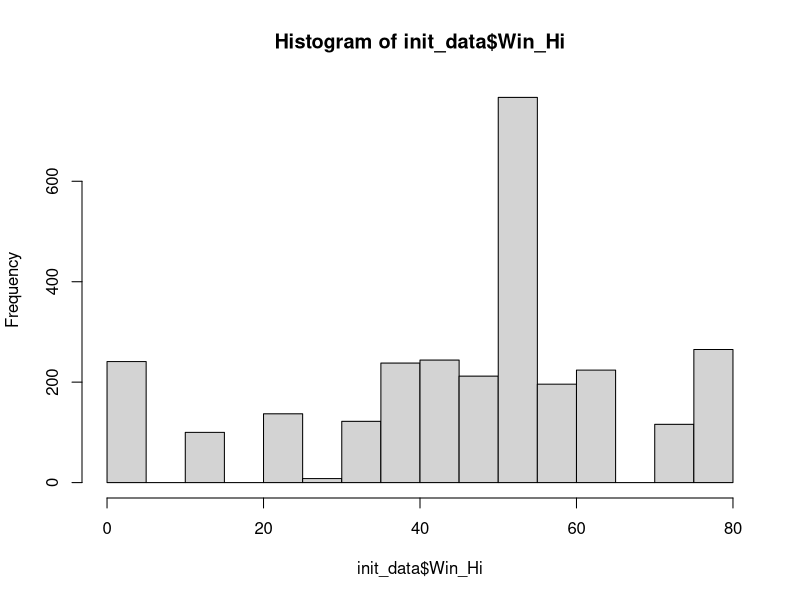
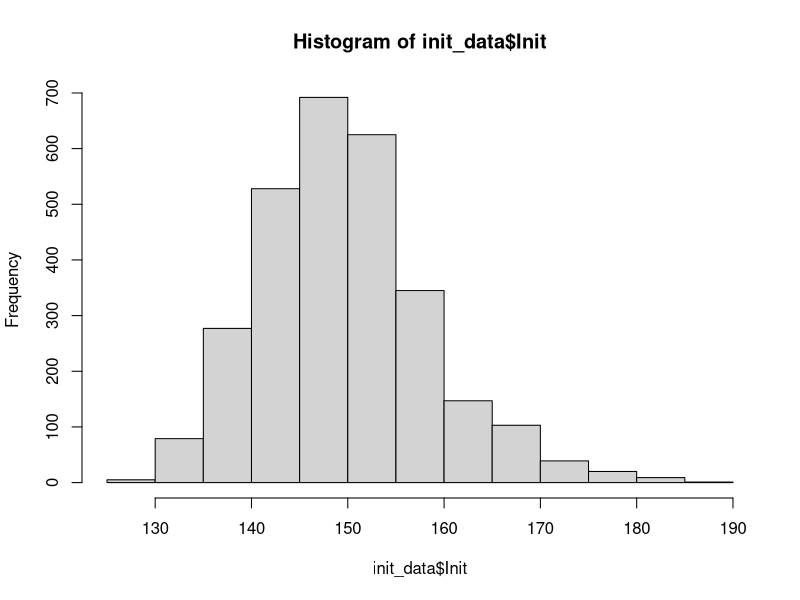
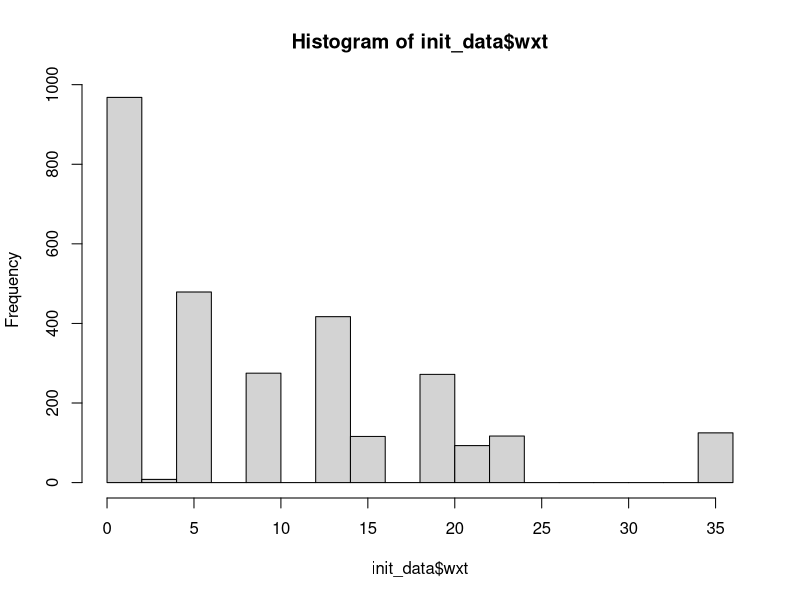
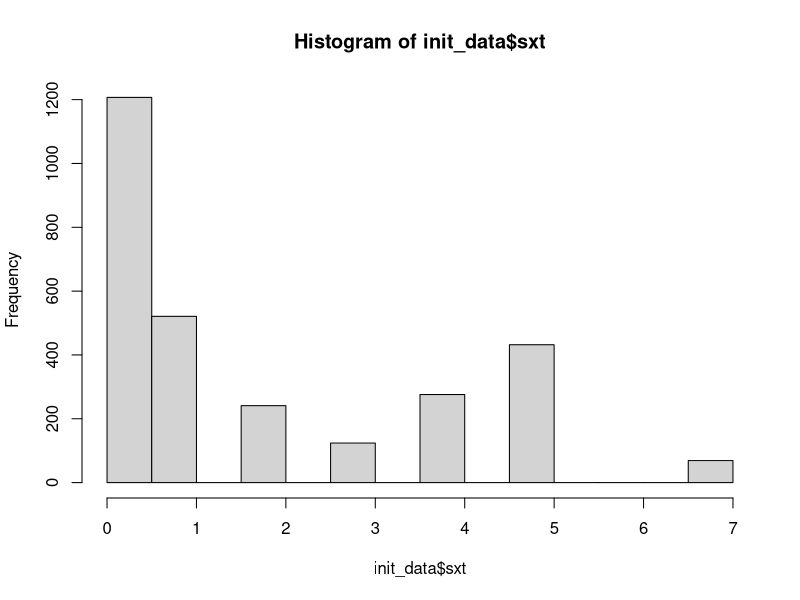
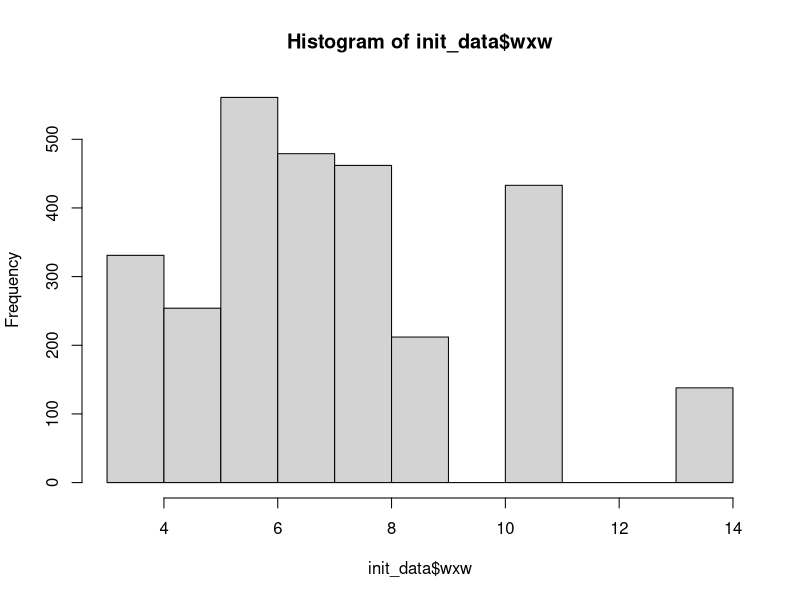
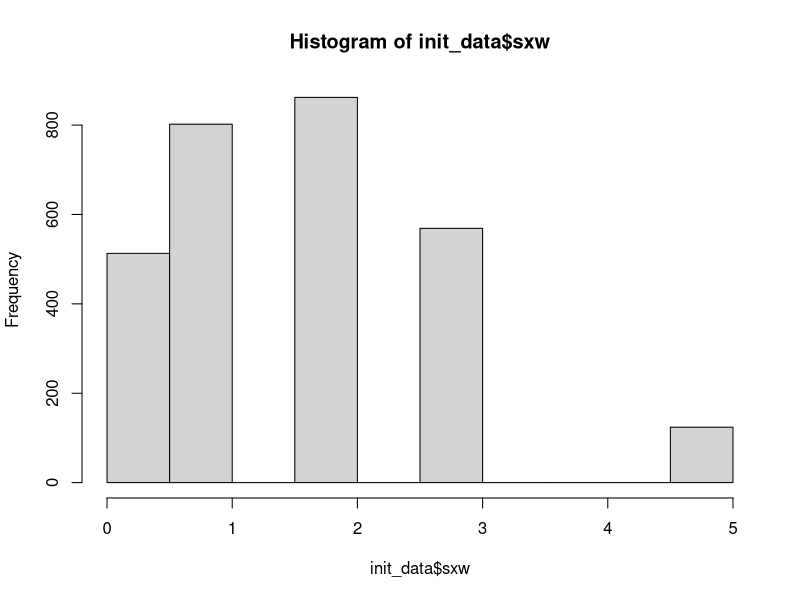
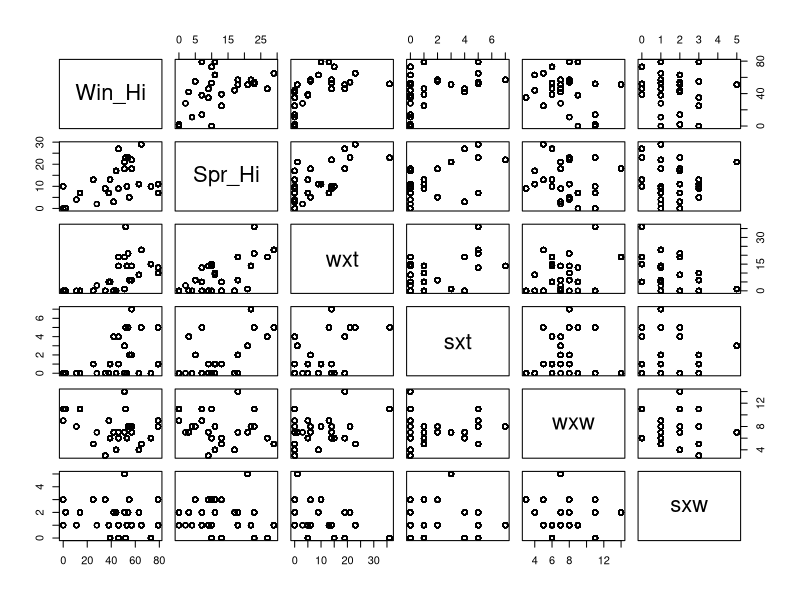
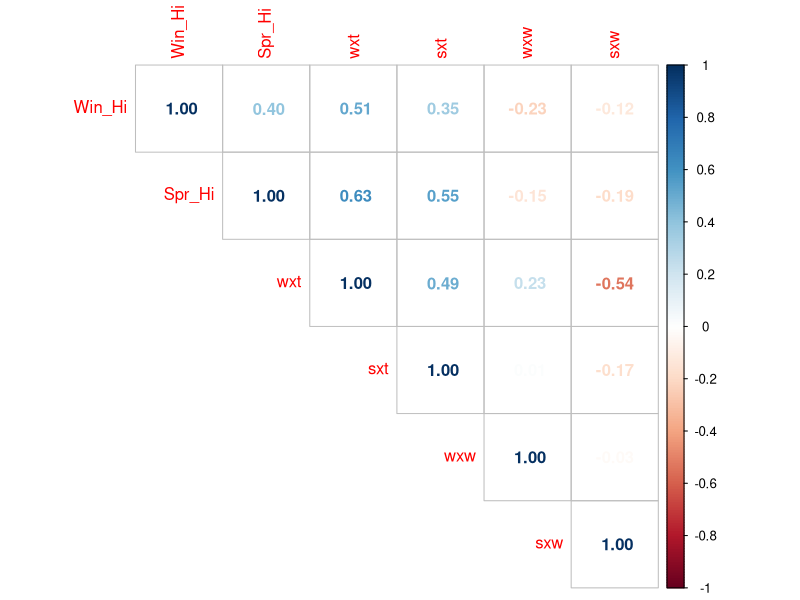

Here is the R script that generated these plots, in order: (Note: this script raises an error after producing the figures.)
# Fit mixed effects models for nest initiation date

# Load Packages
library(lme4) #used for modeling mixed effects models
library(data.table) #for easy data manipulation and visuals
library(corrplot) #to create correlation plot
library(ggplot2)
library(dplyr)
library(tibble) #need for rownames

# Load in data
init_data <- read.csv("nest_initiation/data/initiation_wx.csv", header = TRUE)
head(init_data) #view data

# Make sure data was loaded properly
str(init_data)
summary(init_data)

# Change the site names, kig to Kigigak Island, this is for ggplot legend purposes
init_data <- init_data %>%
  mutate(Site = recode(Site, kig = "Kigigak Island", utq = "Utqiaġvik"))

# Check the data
summary(init_data)

# Make sure site and year are factor variables
is.factor(init_data$Site)
init_data$Site <- as.factor(init_data$Site)
is.factor(init_data$Site)

is.factor(init_data$Year)
init_data$Year <- as.factor(init_data$Year)
is.factor(init_data$Year)

# Check the data
head(init_data)
str(init_data)
summary(init_data)

# Visualize data and distributions
hist(init_data$Win_Hi)
hist(init_data$Init)
hist(init_data$wxt)
hist(init_data$sxt)
hist(init_data$wxw)
hist(init_data$sxw)

# Check for collinearity
pairs(init_data[6:11])
r <- cor(init_data[6:11])
r_plot <- corrplot(r, method = "number", type = "upper")
r_plot


###############################################################################

# Fit mixed effect models

# Init~ 1
fit_1 <- lmer(Init ~ 1 + (1|Year), data = init_data)
summary(fit_1)
##get output for calculating AIC (same method as what midazolam experiment)
loglike <- logLik(fit_1)[1]
betafit_1 <- coef(summary(fit_1))[ ,"Estimate"]
k <- length(betafit_1)
model <- "null"

# summary of model fit
f1.sum <- summary(fit_1)
print(f1.sum, digits=3)


# Init ~ sxt + sxw + Win_Hi + Site + (1|Year)
fit_2 <- lmer(Init ~ sxt + sxw + Win_Hi + Site + (1|Year), data = init_data) #Peterson & Douglas 
summary(fit_2)
plot(ranef(fit_2))
coef(fit_2) #mean estimates
##get output
loglike <- append(loglike, logLik(fit_2)[1])
betafit_2 <- coef(summary(fit_2))[ ,"Estimate"]
k <- append(k, length(betafit_2))
model <- append(model, "sxt+sxw+win_hi+site")

# summary of model fit
f2.sum <- summary(fit_2)
print(f2.sum, digits=3)


# Init ~ sxt + sxw + Win_Hi + I(Win_Hi^2) + Site + (1|Year)
fit_3 <- lmer(Init ~ sxt + sxw + Win_Hi + I(Win_Hi^2) + Site + (1|Year), data = init_data) #Peterson & Douglas
summary(fit_3)
plot(ranef(fit_3))
coef(fit_3)
##get output
loglike <- append(loglike, logLik(fit_3)[1])
betafit_3 <- coef(summary(fit_3))[ ,"Estimate"]
k <- append(k, length(betafit_3))
model <- append(model, "sxt+sxw+win_hi+win_hi2+site")

# summary of model fit
f3.sum <- summary(fit_3)
print(f3.sum, digits=3)


# Init ~ wsi + Site + (1|Year)
fit_4 <- lmer(Init ~ wsi + Site + (1|Year), data = init_data,) #Paul Flint
summary(fit_4)
plot(ranef(fit_4))
coef(fit_4)
#get output
loglike <- append(loglike, logLik(fit_4)[1])
betafit_4 <- coef(summary(fit_4))[ ,"Estimate"]
k <- append(k, length(betafit_4))
model <- append(model, "wsi+site")

# summary of model fit
f4.sum <- summary(fit_4)
print(f4.sum, digits=3)


# Init ~ Win_Hi + I(Win_Hi^2) + Site + (1|Year)
fit_5 <- lmer(Init ~ Win_Hi + I(Win_Hi^2) + Site + (1|Year), data = init_data) #Katie Christie
summary(fit_5)
plot(ranef(fit_5))
coef(fit_5)
#get output
loglike <- append(loglike, logLik(fit_5)[1])
betafit_5 <- coef(summary(fit_5))[ ,"Estimate"]
k <- append(k, length(betafit_5))
model <- append(model, "win_hi+win_hi2+site")

# summary of model fit
f5.sum <- summary(fit_5)
print(f5.sum, digits=3)


# Init ~ Win_Hi + Site + (1|Year)
fit_6 <- lmer(Init ~ Win_Hi + Site + (1|Year), data = init_data) #Paul Flint
summary(fit_6) #check model statistics
plot(ranef(fit_6)) #Residuals vs fitted values of the model
coef(fit_6)
# get output
loglike <- append(loglike, logLik(fit_6)[1])
betafit_6 <- coef(summary(fit_6))[ ,"Estimate"]
k <- append(k, length(betafit_6))
model <- append(model, "win_hi+site")

# summary of model fit
f6.sum <- summary(fit_6)
print(f6.sum, digits=3)


# AICc Model Selection

# create AICc table
table <- data.frame(model)
table$LL <- loglike
table$neg2LL <- loglike*-2 #calculate negative 2 loglikelihood from log likelihood
table$n <- nrow(init_data) #number of observations
table$k <- k+2 #add 2 parameters for the random year effect and the residual estimate
table$AIC <- table$neg2LL + (2*table$k) #calculate AIC (not corrected for small sample)
table$AICc <- table$AIC + ((2*table$k^2+2*table$k)/(table$n-table$k-1)) #calculate AICc
table$AICcmin <- min(table$AICc) #find smallest AIC value
table$deltaAICc <- table$AICc-table$AICcmin #calculate difference between smallest AIC and each AICc
table$odds <- exp(-0.5*table$deltaAICc) #calculate model odds, need for model weights
summodds <- sum(table$odds) #summary model odds
table$AICcwt <- table$odds/summodds #calculate AICc model weights=strength of support for each
print(table, digits=2)

##fit_6, win_hi+site model has the highest weight (0.45), indicating strong support

# Save model output to output folder
# Write the results output into excel (csv)
init_model_table <- table
write.csv(init_model_table, "nest_initiation/output/init_model_table.csv")


###############################################################################

# Model diagnostics
# Standardized residual versus fitted values by site
# Equal variance of residuals from the linear model
plot(fit_6, resid(., scaled=TRUE) ~ fitted(.) | Site, abline = 0)

# Normal distribution of residuals from the linear model
require("lattice")
qqmath(fit_6, id=0.025)

# fit vs. predicted to asses model fit from model
plot(fit_6, Init ~ fitted(.), abline = c(0,1))


###############################################################################

# Graphing preparation

# Add model fits to dataframe
init_data$fit <- predict(fit_6) #this gives out the mean initiation date for each site and year

# Create a new data frame with values for which model estimates
data1 <- data.frame(c("Kigigak Island","Utqiaġvik"), ice = rep(rep(0:79),each=2),1)
names(data1) <- c("Site","Win_Hi")
is.factor(data1$Site)
data1$Site <- as.factor(data1$Site)
summary(data1)
head(data1)
str(data1)

# Load package
library(merTools) # to use predictInterval to get fitted values

# Find random intercept year that is average
averageObs(fit_6) #this is the reference level year
# Add to the nre data set for prediction
colyear <- rep("2003", 160)
# Add random effect to new data frame
data1$Year <- colyear

fit6.CI <- predictInterval(fit_6, newdata = data1, which = "fixed",
                           level = 0.95, n.sims = 1000, stat = "median",
                           include.resid.var = FALSE)

# Combine the predictinterval with data1
fit6.data <- cbind(data1,fit6.CI)

# Get overall mean intiation date for each site
kig_initdata <- init_data[init_data$Site == "Kigigak Island",] #subset kigigak data only
utq_initdata <- init_data[init_data$Site == "Utqiaġvik",] #subset utqiagvik data only
kig_fit6data <- fit6.data[fit6.data$Site == "Kigigak Island",]
utq_fit6data <- fit6.data[fit6.data$Site == "Utqiaġvik",]
mean(kig_initdata$Init) #148.9, 148.8976
mean(utq_initdata$Init) #169.3, 169.3879
#mean(kig_fit6data$fit) #149.6
#mean(utq_fit6data$fit) #169.3
aggregate(Init ~ Site, data = init_data, FUN = mean) #more simple and faster way

# Get confidence interval for overall mean initiation dates (kig and utq)
# Load package
library(plotrix) #to get standard error
std.error(kig_initdata$Init) #0.1427982
std.error(utq_initdata$Init) #0.4993409
kig.m.uci <- 148.8976 + 1.96*0.1427982 #149.177484472
kig.m.lci <- 148.8976 - 1.96*0.1427982 #148.617715528
utq.m.uci <- 169.3879 + 1.96*0.4993409 #170.366608164
utq.m.lci <- 169.3879 - 1.96*0.4993409 #168.409191836


# To interpret the slope (winter ice days)
summary(fit_6)
#Beta estimate = 0.03
#std.error = 0.047
win.uci <- 0.03 + 1.96*0.047 #-0.06212
win.lci <- 0.03 - 1.96*0.047 #0.12212 
confint.merMod(fit_6)

# Use the predict function to get fitted values for certain ice days
# Create new data frame
lm6data <- data.frame(init_data$Init, init_data$Win_Hi, init_data$Site, init_data$Year)
names(lm6data) <- c("Init", "Win_Hi", "Site", "Year")
head(lm6data)
averageObs(fit_6, varList = "Kigigak Island")#used to get the average year for all fitted values. Using year=2003 as ref level
#averageObs(fit_6,varList = "Utqiaġvik")#same as code above... just have it here for learning purposes

# Which years had highes ice and lowest ice?
# 1. retrieve ice data table
library(readr)
ice_wx <- read_csv("nest_survival/data/ice_wx.csv")
View(ice_wx) #Year 2000 has lowest count of ice days. use 2000 as reference level
#highest is 2005


# Estimate mean init date at min and max winter ice days
predict(fit_6, data.frame(Win_Hi=0,Site="Kigigak Island",Year=2003))
predictInterval(fit_6, data.frame(Win_Hi=0,Site="Kigigak Island",Year=2003))
#fit=146 (26 May)
#upr(154)= 03 June
#lwr(138)= 18 May
predict(fit_6, data.frame(Win_Hi=79,Site="Kigigak Island",Year=2003))
predictInterval(fit_6, data.frame(Win_Hi=79,Site="Kigigak Island",Year=2003))
#fit=149 (29 May)
#upr(156)= 05 June
#lwr(141)= 21 May
predict(fit_6, data.frame(Win_Hi=0,Site="Utqiaġvik",Year=2003))
predictInterval(fit_6, data.frame(Win_Hi=0,Site="Utqiaġvik",Year=2003))
#fit=166 (14 June)
#upr(174)= 23 June
#lwr(158)= 07 June
predict(fit_6, data.frame(Win_Hi=79,Site="Utqiaġvik",Year=2003))
predictInterval(fit_6, data.frame(Win_Hi=79,Site="Utqiaġvik",Year=2003))
#fit=168 (16 June)
#upr(175)= 22 June
#lwr(161)= 10 June

# Convert julian date to normal date to two different data frames. for fitted, upper and lower CIs.
fit6.data$dfit <- as.Date(fit6.data$fit, origin = "1994-01-01")
fit6.data$dlwr <- as.Date(fit6.data$lwr, origin = "1994-01-01")
fit6.data$dupr <- as.Date(fit6.data$upr, origin = "1994-01-01")
init_data$ndate <- as.Date(init_data$fit, origin = "1994-01-01")
kig_fit6data$dfit <- as.Date(kig_fit6data$fit, origin = "1994-01-01")
utq_fit6data$dfit <- as.Date(utq_fit6data$fit, origin = "1994-01-01")


# Plot the fitted values and CI with data
ggplot() +
  geom_line(data = fit6.data, aes(x = Win_Hi, y = fit, color = Site)) +
  geom_line(data = fit6.data, aes(x = Win_Hi, y = lwr, color = Site)) +
  geom_line(data = fit6.data, aes(x = Win_Hi, y = upr, color = Site)) +
  geom_ribbon(data = fit6.data, aes(x = Win_Hi, ymin = lwr, ymax = upr, fill = Site),
              alpha = 0.2,
              linetype = 0,
              size = 0.5) +
  geom_point(data = init_data, aes(x = Win_Hi, y = fit, color = Site)) +
  scale_color_manual(values = c("red", "blue")) +
  geom_hline(yintercept = mean(kig_fit6data$fit), color = "red", lty = "dashed") +
  geom_hline(yintercept = mean(utq_fit6data$fit), color = "blue", lty = "dashed") +
  xlab("Winter Ice Days") + ylab("Nest Initiation Date") +
  theme_bw() +
  theme(
    panel.grid.major = element_blank(),
    panel.grid.minor = element_blank()
  ) +
  theme(axis.title.y = element_text(size = 16)) +
  theme(axis.title.x = element_text(size = 16)) +
  theme(legend.position = "bottom")
ggsave("nest_initiation/output/init_ice.jpg",width = 7, height = 5, dpi = 600)

# Plot with normal date and not julian date. making another one because fitted, lwr and upr CIs may have been rounded
ggplot() +
  geom_line(data = fit6.data, aes(x = Win_Hi, y = dfit, color = Site)) +
  geom_line(data = fit6.data, aes(x = Win_Hi, y = dlwr, color = Site)) +
  geom_line(data = fit6.data, aes(x = Win_Hi, y = dupr, color = Site)) +
  geom_ribbon(data = fit6.data, aes(x = Win_Hi, ymin = dlwr, ymax = dupr, fill = Site),
              alpha = 0.2,
              linetype = 0,
              size = 0.5) +
  geom_point(data = init_data, aes(x = Win_Hi, y = ndate, color = Site)) +
  scale_color_manual(values = c("red", "blue")) +
  geom_hline(yintercept = mean(kig_fit6data$dfit), color = "red", lty = "dashed") +
  geom_hline(yintercept = mean(utq_fit6data$dfit), color = "blue", lty = "dashed") +
  xlab("Winter Ice Days") + ylab("Nest Initiation Date") +
  theme_bw() +
  theme(
    panel.grid.major = element_blank(),
    panel.grid.minor = element_blank()
  ) +
  theme(axis.title.y = element_text(size = 15)) +
  theme(axis.title.x = element_text(size = 15)) +
  theme(legend.position = "bottom")
ggsave("nest_initiation/output/init_ice_normaldate.jpg",width = 7, height = 5, dpi = 600)
